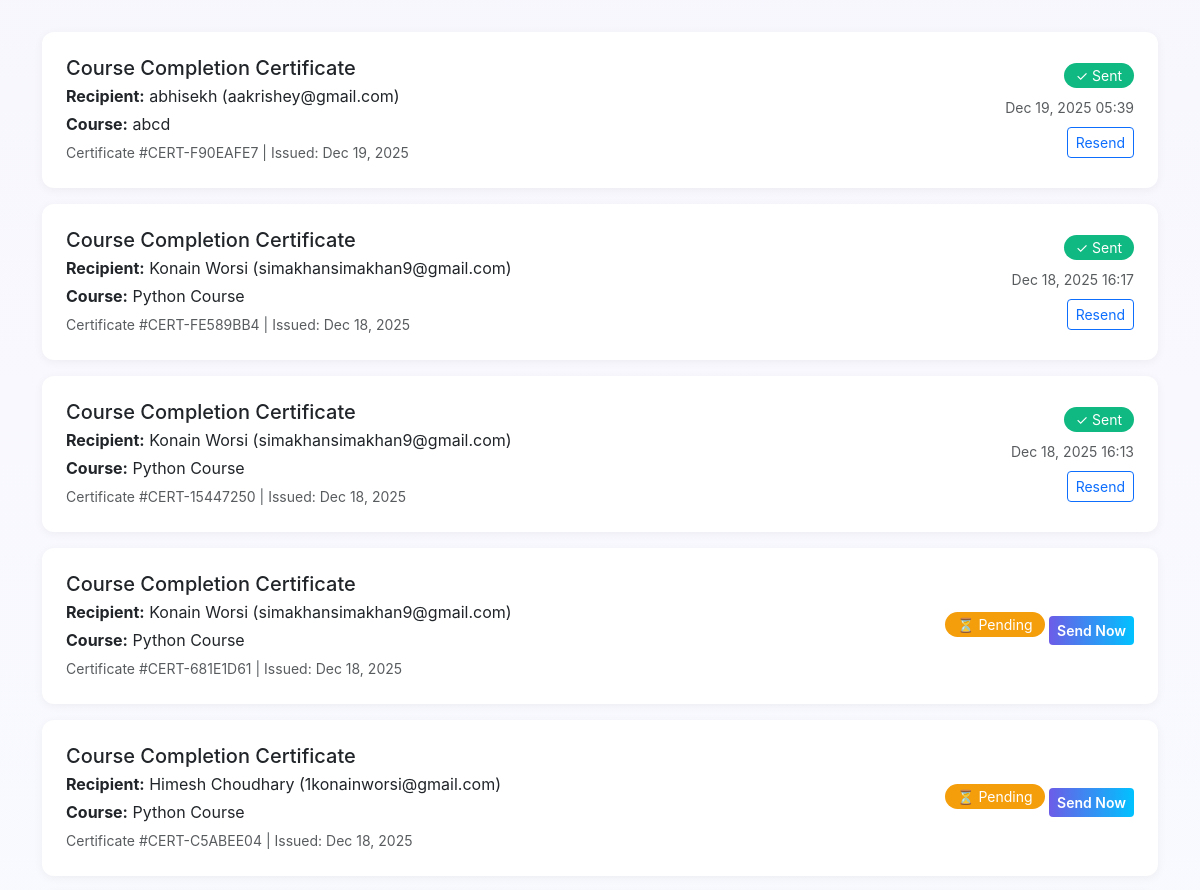
Page /core/certificates/ (signed in, upper part) on the earlier database version.
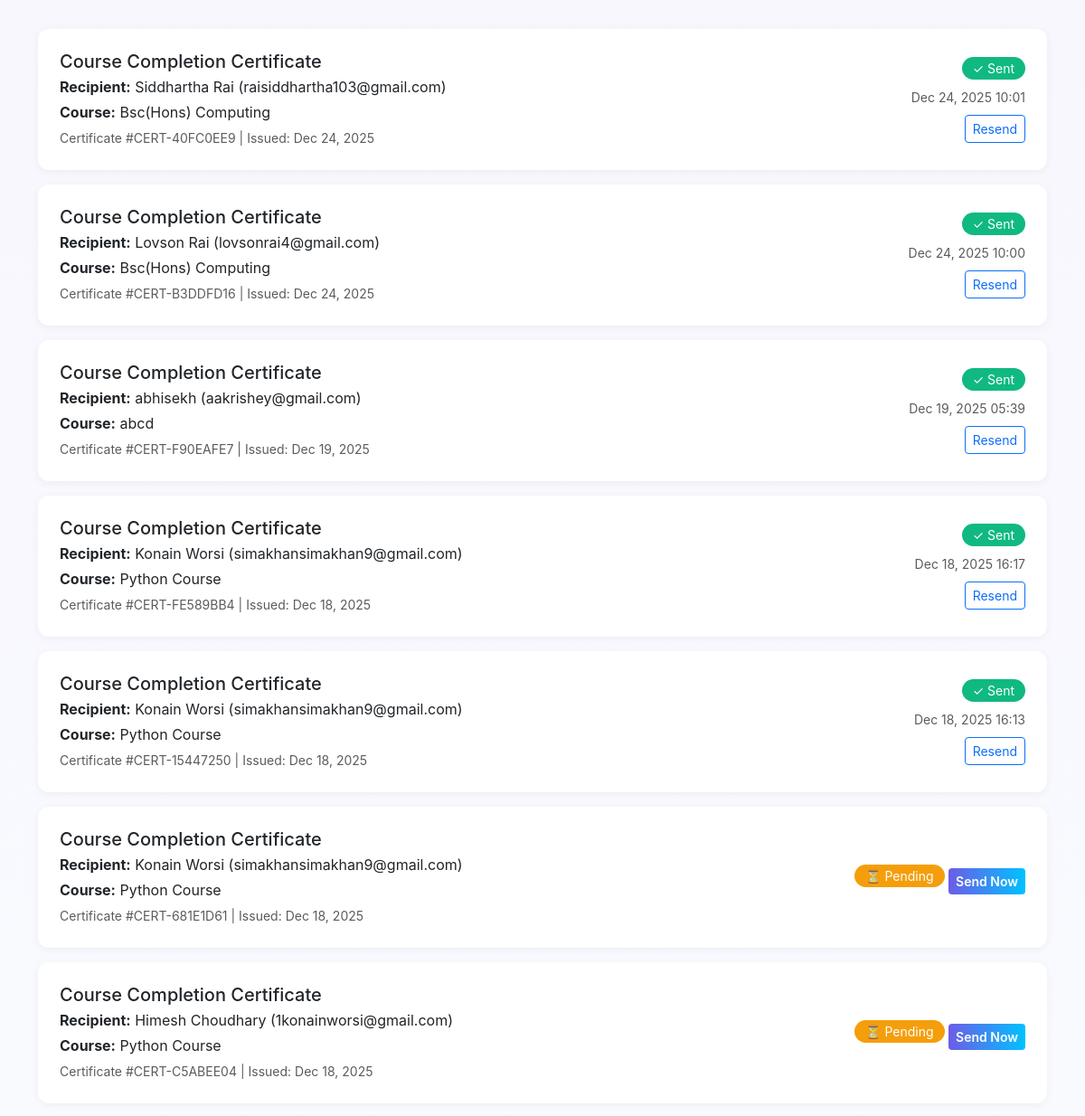
Same page on the later database version.
### core/models.py (models this page shows, shortened)
class certifications(models.Model):
    user = models.ForeignKey('UserInfo', on_delete = models.CASCADE)
    recipient_name = models.CharField(max_length=200)
    recipient_email = models.EmailField()
    certificate_name = models.CharField(max_length=200, help_text="e.g Course Completion Certificate")
    course_name = models.CharField(max_length=200, blank=True, null=True)
    completion_date = models.DateTimeField(auto_now_add=True)
    issued_by = models.CharField(max_length=200)
    issued_date = models.DateTimeField(auto_now=True)
    certificate_number = models.CharField(max_length=100, unique=True, editable=False)
    is_sent = models.BooleanField(default=False)
    sent_at = models.DateTimeField(auto_now_add=True, blank=True)
    class Meta:
        ordering = ['-issued_date']

### core/views.py (the view)
# urls.py: path('certificates/', views.certificate_list, name = "certificate_list"),
def certificate_list(request):
    user_id = request.session.get('user_id')
    if not user_id:
        messages.error(request, 'Please log in to view your Certifications.')
        return redirect('login')
    try:
        user = UserInfo.objects.get(id = user_id)
        certificates = certifications.objects.filter(user = user)
    except UserInfo.DoesNotExist:
        messages.error(request, 'User not found. Please log in again.')
        return redirect('login')
    return render(request, 'certificates/certificate_list.html', {
        'certificates' : certificates,
        'user' : user
    })

### core/templates/certificates/certificate_list.html (shortened to what this page needs)
{% load static %}
<!DOCTYPE html>
<html lang="en">
<head>
    <link href="https://cdn.jsdelivr.net/npm/bootstrap@5.3.2/dist/css/bootstrap.min.css" rel="stylesheet">
</head>
<body>
    <div class="container">
        <div class="certificates-container">
            {% if certificates %}
                {% for cert in certificates %}
                    <div class="certificate-card">
                        <div class="row align-items-center">
                            <div class="col-md-8">
                                <h5 class="mb-1">{{ cert.certificate_name }}</h5>
                                <p class="mb-1"><strong>Recipient:</strong> {{ cert.recipient_name }} ({{ cert.recipient_email }})</p>
                                {% if cert.course_name %}
                                    <p class="mb-1"><strong>Course:</strong> {{ cert.course_name }}</p>
                                {% endif %}
                                <p class="mb-0 text-muted">
                                    <small>
                                        Certificate #{{ cert.certificate_number }} |
                                        Issued: {{ cert.completion_date|date:"M d, Y" }}
                                    </small>
                                </p>
                            </div>
                            <div class="col-md-4 text-end">
                                {% if cert.is_sent %}
                                    <span class="badge-sent">✓ Sent</span>
                                    <p class="mb-0 text-muted mt-2">
                                        <small>{{ cert.sent_at|date:"M d, Y H:i" }}</small>
                                    </p>
                                    <a href="{% url 'resend_certificate' cert.id %}" class="btn btn-sm btn-outline-primary mt-2">
                                        Resend
                                    </a>
                                {% else %}
                                    <span class="badge-pending">⏳ Pending</span>
                                    <a href="{% url 'resend_certificate' cert.id %}" class="btn btn-sm btn-primary mt-2">
                                        Send Now
                                    </a>
                                {% endif %}
                            </div>
                        </div>
                    </div>
                {% endfor %}
            {% else %}
                <div class="text-center py-5">
                    <h3 class="text-muted">No certificates yet</h3>
                    <p>Create your first certificate to get started!</p>
                    <a href="{% url 'certifications_view' %}" class="btn btn-primary mt-3">Create Certificate</a>
                </div>
            {% endif %}
        </div>
    </div>
</body>
</html>

### core/templates/certificates/certificate_list.html (style rules this page uses)
:root { --accent: #6C5CE7; --accent-2: #00C2FF; }
body { background: linear-gradient(180deg, rgba(108,92,231,0.05) 0%, rgba(0,194,255,0.02) 100%); font-family: 'Inter', sans-serif; min-height: 100vh; padding: 2rem 0; }
.certificates-container { max-width: 1200px; margin: 0 auto; }
.certificate-card { background: white; border-radius: 12px; padding: 1.5rem; margin-bottom: 1rem; box-shadow: 0 2px 10px rgba(0,0,0,0.05); transition: transform 0.2s; }
.badge-sent { background: #10B981; color: white; padding: 0.25rem 0.75rem; border-radius: 20px; font-size: 0.875rem; }
.badge-pending { background: #F59E0B; color: white; padding: 0.25rem 0.75rem; border-radius: 20px; font-size: 0.875rem; }
.btn-primary { background: linear-gradient(90deg, var(--accent), var(--accent-2)); border: none; font-weight: 600; }

Differences in the rows shown:
added certifications: certificate_name "Course Completion Certificate", recipient_name "Siddhartha Rai", recipient_email "raisiddhartha103@gmail.com", course_name "Bsc(Hons) Computing", certificate_number "CERT-40FC0EE9", completion_date "Dec 24, 2025", sent_at "Dec 24, 2025 10:01"
added certifications: certificate_name "Course Completion Certificate", recipient_name "Lovson Rai", recipient_email "lovsonrai4@gmail.com", course_name "Bsc(Hons) Computing", certificate_number "CERT-B3DDFD16", completion_date "Dec 24, 2025", sent_at "Dec 24, 2025 10:00"
